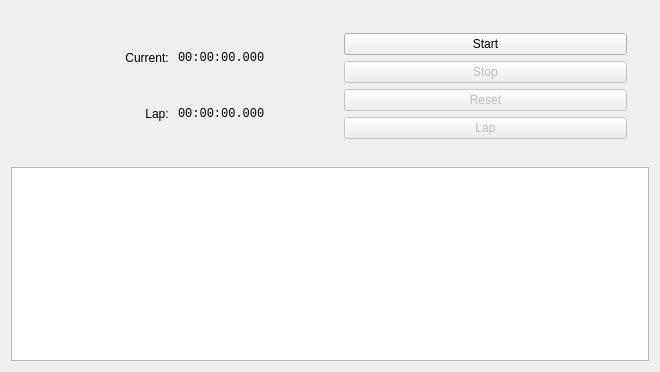
<?xml version="1.0" encoding="UTF-8"?>
<ui version="4.0">
 <class>MainWindow</class>
 <widget class="QMainWindow" name="MainWindow">
  <property name="geometry">
   <rect>
    <x>0</x>
    <y>0</y>
    <width>660</width>
    <height>372</height>
   </rect>
  </property>
  <property name="windowTitle">
   <string>Stopwatch</string>
  </property>
  <widget class="QWidget" name="centralWidget">
   <layout class="QVBoxLayout" name="verticalLayout">
    <item>
     <widget class="QWidget" name="widget" native="true">
      <layout class="QHBoxLayout" name="horizontalLayout">
       <item>
        <widget class="QWidget" name="widget_2" native="true">
         <layout class="QGridLayout" name="gridLayout">
          <item row="0" column="0">
           <widget class="QLabel" name="label">
            <property name="sizePolicy">
             <sizepolicy hsizetype="Preferred" vsizetype="Preferred">
              <horstretch>0</horstretch>
              <verstretch>0</verstretch>
             </sizepolicy>
            </property>
            <property name="text">
             <string>Current: </string>
            </property>
            <property name="alignment">
             <set>Qt::AlignRight|Qt::AlignTrailing|Qt::AlignVCenter</set>
            </property>
           </widget>
          </item>
          <item row="0" column="1">
           <widget class="QLabel" name="lblCurrent">
            <property name="font">
             <font>
              <family>Monospace</family>
             </font>
            </property>
            <property name="text">
             <string>00:00:00.000</string>
            </property>
           </widget>
          </item>
          <item row="1" column="0">
           <widget class="QLabel" name="label_3">
            <property name="text">
             <string>Lap: </string>
            </property>
            <property name="alignment">
             <set>Qt::AlignRight|Qt::AlignTrailing|Qt::AlignVCenter</set>
            </property>
           </widget>
          </item>
          <item row="1" column="1">
           <widget class="QLabel" name="lblLap">
            <property name="font">
             <font>
              <family>Monospace</family>
             </font>
            </property>
            <property name="text">
             <string>00:00:00.000</string>
            </property>
           </widget>
          </item>
         </layout>
        </widget>
       </item>
       <item>
        <widget class="QWidget" name="widget_3" native="true">
         <layout class="QVBoxLayout" name="verticalLayout_2">
          <item>
           <widget class="QPushButton" name="btnStart">
            <property name="text">
             <string>Start</string>
            </property>
           </widget>
          </item>
          <item>
           <widget class="QPushButton" name="btnStop">
            <property name="enabled">
             <bool>false</bool>
            </property>
            <property name="text">
             <string>Stop</string>
            </property>
           </widget>
          </item>
          <item>
           <widget class="QPushButton" name="btnReset">
            <property name="enabled">
             <bool>false</bool>
            </property>
            <property name="text">
             <string>Reset</string>
            </property>
           </widget>
          </item>
          <item>
           <widget class="QPushButton" name="btnLap">
            <property name="enabled">
             <bool>false</bool>
            </property>
            <property name="text">
             <string>Lap</string>
            </property>
           </widget>
          </item>
         </layout>
        </widget>
       </item>
      </layout>
     </widget>
    </item>
    <item>
     <widget class="QListView" name="lstTimes">
      <property name="sizePolicy">
       <sizepolicy hsizetype="Expanding" vsizetype="Expanding">
        <horstretch>0</horstretch>
        <verstretch>0</verstretch>
       </sizepolicy>
      </property>
     </widget>
    </item>
   </layout>
  </widget>
 </widget>
 <layoutdefault spacing="6" margin="11"/>
 <resources/>
 <connections/>
</ui>
